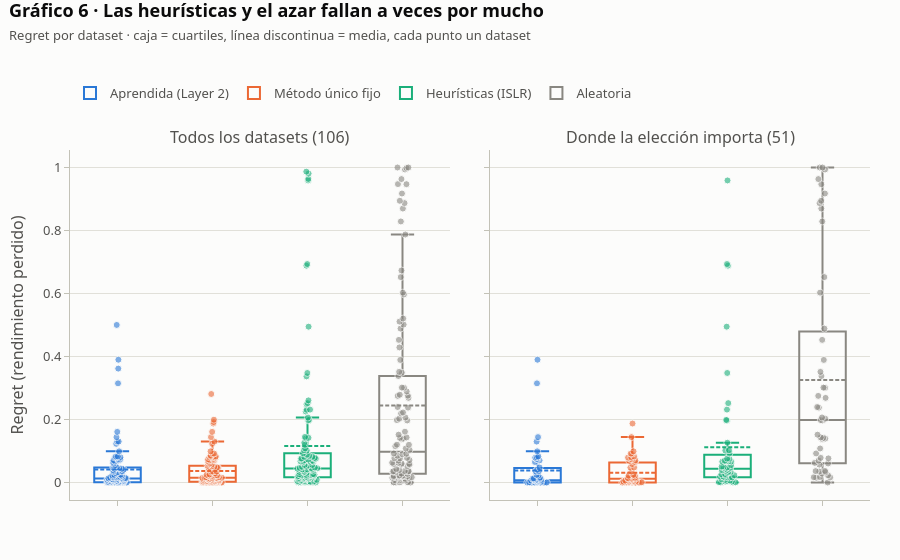

Source (notebook cell):
### Markdown cell above
<a id="grafico-6"></a>

La media del regret no distingue entre fallar un poco muchas veces y fallar mucho unas pocas.
En el Gráfico 6 cada punto es un dataset y la caja resume su distribución, de modo que se ve si
una estrategia comete errores graves, que aparecen como puntos altos, o solo pequeños. Las
heurísticas y el azar llegan a perder casi toda la puntuación en algunos datasets. También se ve
que el peor fallo de la estrategia aprendida es mayor que el de la fija, 0,50 frente a 0,28
sobre los 106 datasets y 0,39 frente a 0,19 sobre los 51, lo que
explica que su regret medio sea algo más alto pese a acertar con la misma frecuencia.

### Code cell
fig = make_subplots(rows=1, cols=2, shared_yaxes=True, horizontal_spacing=0.05,
                    subplot_titles=["Todos los datasets (106)", "Donde la elección importa (51)"])
for j, frame in enumerate((OUT0, OUT0[OUT0.discriminating]), start=1):
    for estrategia in ORDEN_ESTRATEGIAS:
        sub = frame[frame.estrategia == estrategia]
        fig.add_box(
            x=[estrategia] * len(sub), y=sub.regret, name=estrategia,
            marker=dict(color=COLOR_ESTRATEGIA[estrategia], size=7, opacity=0.6,
                        line=dict(width=1, color=FONDO)),
            line=dict(color=COLOR_ESTRATEGIA[estrategia], width=2),
            fillcolor="rgba(0,0,0,0)", boxpoints="all", jitter=0.45, pointpos=0,
            boxmean=True, customdata=sub.dataset,
            hovertemplate="<b>%{customdata}</b><br>Regret: %{y:.3f}"
                          "<extra>" + estrategia + "</extra>",
            showlegend=(j == 1), legendgroup=estrategia, row=1, col=j)
fig.update_xaxes(showticklabels=False)
fig.update_yaxes(title_text="Regret (rendimiento perdido)", row=1, col=1)
estilo(fig, "Gráfico 6 · Las heurísticas y el azar fallan a veces por mucho",
       "Regret por dataset · caja = cuartiles, línea discontinua = media, cada punto un dataset",
       alto=560).show()

### Figure 1 — Plotly figure (JSON) as saved in the notebook; plotly's stock layout.template omitted (floating-point values rounded to 4 significant figures)
{"data": [{"boxmean": true, "boxpoints": "all", "customdata": ["210_cloud", "230_machine_cpu", "519_vinnie", "527_analcatdata_election2000", "542_pollution", "557_analcatdata_apnea1", "561_cpu", "591_fri_c1_100_10", "602_fri_c3_250_10", "611_fri_c3_100_5", "613_fri_c3_250_5", "634_fri_c2_100_10", "657_fri_c2_250_10", "678_visualizing_environmental", "690_visualizing_galaxy", "706_sleuth_case1202", "712_chscase_geyser1", "Moneyball", "PhishingWebsites", "QSAR_fish_toxicity", "abalone", "adult", "airfoil_self_noise", "analcatdata_aids", "appendicitis", "auction_verification", "bank-marketing", "banknote-authentication", "biomed", "blood-transfusion-service-center", "brazilian_houses", "breast-w", "breast_cancer", "calendarDOW", "california_housing", "car", "cars", "churn", "climate-model-simulation-crashes", "cmc", "collins", "concrete_compressive_strength", "congressional_voting_records", "connect-4", "cps88wages", "cpu_activity", "credit-approval", "credit-g", "cylinder-bands", "diamonds", "dresses-sales", "ecoli", "electricity", "energy_efficiency", "fifa", "first_principles_supernovae_zg", "forest_fires", "fps_benchmark", "geographical_origin_of_music", "grid_stability", "hayes_roth", "health_insurance", "jm1", "jungle_chess_2pcs_raw_endgame_complete", "kin8nm", "kings_county", "labor", "letter", "lymphography", "mfeat-factors", "miami_housing", "mux6", "naval_propulsion_plant", "new_thyroid", "nikuradse_1", "nikuradse_2", "nomao", "numerai28.6", "optdigits", "pendigits", "penguins", "physiochemical_protein", "postoperative_patient_data", "prnn_crabs", "pumadyn32nh", "qsar-biodeg", "red_wine", "saheart", "sarcos", "satimage", "schizo", "segment", "socmob", "solar_flare", "space_ga", "splice", "student_performance_por", "superconductivity", "tae", "vehicle", "video_transcoding", "wall-robot-navigation", "wave_energy", "white_wine", "wilt", "wine_recognition"], "fillcolor": "rgba(0,0,0,0)", "hovertemplate": "<b>%{customdata}</b><br>Regret: %{y:.3f}<extra>Aprendida (Layer 2)</extra>", "jitter": 0.45, "legendgroup": "Aprendida (Layer 2)", "line": {"color": "#2a78d6", "width": 2}, "marker": {"color": "#2a78d6", "line": {"color": "#fcfcfb", "width": 1}, "opacity": 0.6, "size": 7}, "name": "Aprendida (Layer 2)", "pointpos": 0, "showlegend": true, "type": "box", "x": ["Aprendida (Layer 2)", "Aprendida (Layer 2)", "Aprendida (Layer 2)", "Aprendida (Layer 2)", "Aprendida (Layer 2)", "Aprendida (Layer 2)", "Aprendida (Layer 2)", "Aprendida (Layer 2)", "Aprendida (Layer 2)", "Aprendida (Layer 2)", "Aprendida (Layer 2)", "Aprendida (Layer 2)", "Aprendida (Layer 2)", "Aprendida (Layer 2)", "Aprendida (Layer 2)", "Aprendida (Layer 2)", "Aprendida (Layer 2)", "Aprendida (Layer 2)", "Aprendida (Layer 2)", "Aprendida (Layer 2)", "Aprendida (Layer 2)", "Aprendida (Layer 2)", "Aprendida (Layer 2)", "Aprendida (Layer 2)", "Aprendida (Layer 2)", "Aprendida (Layer 2)", "Aprendida (Layer 2)", "Aprendida (Layer 2)", "Aprendida (Layer 2)", "Aprendida (Layer 2)", "Aprendida (Layer 2)", "Aprendida (Layer 2)", "Aprendida (Layer 2)", "Aprendida (Layer 2)", "Aprendida (Layer 2)", "Aprendida (Layer 2)", "Aprendida (Layer 2)", "Aprendida (Layer 2)", "Aprendida (Layer 2)", "Aprendida (Layer 2)", "Aprendida (Layer 2)", "Aprendida (Layer 2)", "Aprendida (Layer 2)", "Aprendida (Layer 2)", "Aprendida (Layer 2)", "Aprendida (Layer 2)", "Aprendida (Layer 2)", "Aprendida (Layer 2)", "Aprendida (Layer 2)", "Aprendida (Layer 2)", "Aprendida (Layer 2)", "Aprendida (Layer 2)", "Aprendida (Layer 2)", "Aprendida (Layer 2)", "Aprendida (Layer 2)", "Aprendida (Layer 2)", "Aprendida (Layer 2)", "Aprendida (Layer 2)", "Aprendida (Layer 2)", "Aprendida (Layer 2)", "Aprendida (Layer 2)", "Aprendida (Layer 2)", "Aprendida (Layer 2)", "Aprendida (Layer 2)", "Aprendida (Layer 2)", "Aprendida (Layer 2)", "Aprendida (Layer 2)", "Aprendida (Layer 2)", "Aprendida (Layer 2)", "Aprendida (Layer 2)", "Aprendida (Layer 2)", "Aprendida (Layer 2)", "Aprendida (Layer 2)", "Aprendida (Layer 2)", "Aprendida (Layer 2)", "Aprendida (Layer 2)", "Aprendida (Layer 2)", "Aprendida (Layer 2)", "Aprendida (Layer 2)", "Aprendida (Layer 2)", "Aprendida (Layer 2)", "Aprendida (Layer 2)", "Aprendida (Layer 2)", "Aprendida (Layer 2)", "Aprendida (Layer 2)", "Aprendida (Layer 2)", "Aprendida (Layer 2)", "Aprendida (Layer 2)", "Aprendida (Layer 2)", "Aprendida (Layer 2)", "Aprendida (Layer 2)", "Aprendida (Layer 2)", "Aprendida (Layer 2)", "Aprendida (Layer 2)", "Aprendida (Layer 2)", "Aprendida (Layer 2)", "Aprendida (Layer 2)", "Aprendida (Layer 2)", "Aprendida (Layer 2)", "Aprendida (Layer 2)", "Aprendida (Layer 2)", "Aprendida (Layer 2)", "Aprendida (Layer 2)", "Aprendida (Layer 2)", "Aprendida (Layer 2)", "Aprendida (Layer 2)"], "xaxis": "x", "y": [0.08275, 0.0, 0.05341, 0.08039, 0.1607, 0.0, 0.06514, 0.0, 0.0, 0.1441, 0.07907, 0.0, 0.07393, 0.07092, 0.001052, 0.04404, 0.04802, 0.01821, 0.0006525, 0.01834, 0.03511, 0.02213, 0.0096, 0.08, 0.04559, 0.3148, 0.01167, 0.00557, 0.01704, 0.0, 0.5001, 0.0, 0.03613, 0.02308, 0.006288, 0.007051, 0.009121, 0.01355, 0.04708, 0.03308, 0.02451, 0.0, 0.009745, 0.0, 0.13, 0.002388, 0.0, 0.02952, 0.0, 0.002022, 0.0, 0.025, 0.0, 0.0004261, 0.0, 0.0, 0.01851, 0.06028, 0.0, 0.04766, 0.0, 0.08285, 0.04075, 0.006208, 0.1299, 0.0, 0.01607, 0.00298, 0.3615, 0.011, 0.0, 0.3897, 0.008487, 0.03905, 0.0, 0.01257, 0.0, 0.008861, 0.003026, 0.00237, 0.002128, 0.0, 0.03474, 0.075, 0.001171, 0.00369, 0.0, 0.05202, 0.01307, 0.009653, 0.01425, 0.004762, 0.01329, 0.1227, 0.0, 0.01627, 0.04384, 0.01576, 0.001347, 0.09897, 0.01275, 0.07076, 0.06664, 0.07025, 0.0, 0.004444], "yaxis": "y"}, {"boxmean": true, "boxpoints": "all", "customdata": ["210_cloud", "230_machine_cpu", "519_vinnie", "527_analcatdata_election2000", "542_pollution", "557_analcatdata_apnea1", "561_cpu", "591_fri_c1_100_10", "602_fri_c3_250_10", "611_fri_c3_100_5", "613_fri_c3_250_5", "634_fri_c2_100_10", "657_fri_c2_250_10", "678_visualizing_environmental", "690_visualizing_galaxy", "706_sleuth_case1202", "712_chscase_geyser1", "Moneyball", "PhishingWebsites", "QSAR_fish_toxicity", "abalone", "adult", "airfoil_self_noise", "analcatdata_aids", "appendicitis", "auction_verification", "bank-marketing", "banknote-authentication", "biomed", "blood-transfusion-service-center", "brazilian_houses", "breast-w", "breast_cancer", "calendarDOW", "california_housing", "car", "cars", "churn", "climate-model-simulation-crashes", "cmc", "collins", "concrete_compressive_strength", "congressional_voting_records", "connect-4", "cps88wages", "cpu_activity", "credit-approval", "credit-g", "cylinder-bands", "diamonds", "dresses-sales", "ecoli", "electricity", "energy_efficiency", "fifa", "first_principles_supernovae_zg", "forest_fires", "fps_benchmark", "geographical_origin_of_music", "grid_stability", "hayes_roth", "health_insurance", "jm1", "jungle_chess_2pcs_raw_endgame_complete", "kin8nm", "kings_county", "labor", "letter", "lymphography", "mfeat-factors", "miami_housing", "mux6", "naval_propulsion_plant", "new_thyroid", "nikuradse_1", "nikuradse_2", "nomao", "numerai28.6", "optdigits", "pendigits", "penguins", "physiochemical_protein", "postoperative_patient_data", "prnn_crabs", "pumadyn32nh", "qsar-biodeg", "red_wine", "saheart", "sarcos", "satimage", "schizo", "segment", "socmob", "solar_flare", "space_ga", "splice", "student_performance_por", "superconductivity", "tae", "vehicle", "video_transcoding", "wall-robot-navigation", "wave_energy", "white_wine", "wilt", "wine_recognition"], "fillcolor": "rgba(0,0,0,0)", "hovertemplate": "<b>%{customdata}</b><br>Regret: %{y:.3f}<extra>Método único fijo</extra>", "jitter": 0.45, "legendgroup": "Método único fijo", "line": {"color": "#eb6834", "width": 2}, "marker": {"color": "#eb6834", "line": {"color": "#fcfcfb", "width": 1}, "opacity": 0.6, "size": 7}, "name": "Método único fijo", "pointpos": 0, "showlegend": true, "type": "box", "x": ["Método único fijo", "Método único fijo", "Método único fijo", "Método único fijo", "Método único fijo", "Método único fijo", "Método único fijo", "Método único fijo", "Método único fijo", "Método único fijo", "Método único fijo", "Método único fijo", "Método único fijo", "Método único fijo", "Método único fijo", "Método único fijo", "Método único fijo", "Método único fijo", "Método único fijo", "Método único fijo", "Método único fijo", "Método único fijo", "Método único fijo", "Método único fijo", "Método único fijo", "Método único fijo", "Método único fijo", "Método único fijo", "Método único fijo", "Método único fijo", "Método único fijo", "Método único fijo", "Método único fijo", "Método único fijo", "Método único fijo", "Método único fijo", "Método único fijo", "Método único fijo", "Método único fijo", "Método único fijo", "Método único fijo", "Método único fijo", "Método único fijo", "Método único fijo", "Método único fijo", "Método único fijo", "Método único fijo", "Método único fijo", "Método único fijo", "Método único fijo", "Método único fijo", "Método único fijo", "Método único fijo", "Método único fijo", "Método único fijo", "Método único fijo", "Método único fijo", "Método único fijo", "Método único fijo", "Método único fijo", "Método único fijo", "Método único fijo", "Método único fijo", "Método único fijo", "Método único fijo", "Método único fijo", "Método único fijo", "Método único fijo", "Método único fijo", "Método único fijo", "Método único fijo", "Método único fijo", "Método único fijo", "Método único fijo", "Método único fijo", "Método único fijo", "Método único fijo", "Método único fijo", "Método único fijo", "Método único fijo", "Método único fijo", "Método único fijo", "Método único fijo", "Método único fijo", "Método único fijo", "Método único fijo", "Método único fijo", "Método único fijo", "Método único fijo", "Método único fijo", "Método único fijo", "Método único fijo", "Método único fijo", "Método único fijo", "Método único fijo", "Método único fijo", "Método único fijo", "Método único fijo", "Método único fijo", "Método único fijo", "Método único fijo", "Método único fijo", "Método único fijo", "Método único fijo", "Método único fijo", "Método único fijo"], "xaxis": "x", "y": [0.08275, 0.0, 0.05341, 0.08039, 0.1607, 0.0, 0.06514, 0.0, 0.0, 0.1441, 0.07907, 0.0, 0.07393, 0.07092, 0.001052, 0.04404, 0.04802, 0.01821, 0.0006525, 0.006935, 0.03511, 0.02213, 0.0, 0.08, 0.05735, 0.0, 0.04252, 0.00557, 0.01704, 0.05863, 0.03392, 0.0, 0.04733, 0.02308, 0.006288, 0.09193, 0.009121, 0.01683, 0.281, 0.02881, 0.02451, 0.01449, 0.009745, 0.09104, 0.13, 0.002388, 0.0, 0.04714, 0.0, 0.0009999, 0.0, 0.02069, 0.0, 0.0, 0.0153, 0.0, 0.01851, 0.06028, 0.0, 0.04766, 0.0, 0.08285, 0.02185, 0.06869, 0.1872, 0.01164, 0.01607, 0.00298, 0.1994, 0.011, 0.006497, 0.01538, 0.003582, 0.02286, 0.0, 0.01257, 0.003233, 0.008861, 0.003026, 0.00237, 0.002128, 0.0, 0.03474, 0.075, 0.001171, 0.02596, 0.0, 0.05202, 0.0125, 0.009653, 0.08585, 0.004762, 0.01329, 0.1227, 0.04972, 0.003173, 0.0132, 0.0, 0.001347, 0.09897, 0.01275, 0.006355, 0.192, 0.0, 0.07057, 0.004444], "yaxis": "y"}, {"boxmean": true, "boxpoints": "all", "customdata": ["210_cloud", "230_machine_cpu", "519_vinnie", "527_analcatdata_election2000", "542_pollution", "557_analcatdata_apnea1", "561_cpu", "591_fri_c1_100_10", "602_fri_c3_250_10", "611_fri_c3_100_5", "613_fri_c3_250_5", "634_fri_c2_100_10", "657_fri_c2_250_10", "678_visualizing_environmental", "690_visualizing_galaxy", "706_sleuth_case1202", "712_chscase_geyser1", "Moneyball", "PhishingWebsites", "QSAR_fish_toxicity", "abalone", "adult", "airfoil_self_noise", "analcatdata_aids", "appendicitis", "auction_verification", "bank-marketing", "banknote-authentication", "biomed", "blood-transfusion-service-center", "brazilian_houses", "breast-w", "breast_cancer", "calendarDOW", "california_housing", "car", "cars", "churn", "climate-model-simulation-crashes", "cmc", "collins", "concrete_compressive_strength", "congressional_voting_records", "connect-4", "cps88wages", "cpu_activity", "credit-approval", "credit-g", "cylinder-bands", "diamonds", "dresses-sales", "ecoli", "electricity", "energy_efficiency", "fifa", "first_principles_supernovae_zg", "forest_fires", "fps_benchmark", "geographical_origin_of_music", "grid_stability", "hayes_roth", "health_insurance", "jm1", "jungle_chess_2pcs_raw_endgame_complete", "kin8nm", "kings_county", "labor", "letter", "lymphography", "mfeat-factors", "miami_housing", "mux6", "naval_propulsion_plant", "new_thyroid", "nikuradse_1", "nikuradse_2", "nomao", "numerai28.6", "optdigits", "pendigits", "penguins", "physiochemical_protein", "postoperative_patient_data", "prnn_crabs", "pumadyn32nh", "qsar-biodeg", "red_wine", "saheart", "sarcos", "satimage", "schizo", "segment", "socmob", "solar_flare", "space_ga", "splice", "student_performance_por", "superconductivity", "tae", "vehicle", "video_transcoding", "wall-robot-navigation", "wave_energy", "white_wine", "wilt", "wine_recognition"], "fillcolor": "rgba(0,0,0,0)", "hovertemplate": "<b>%{customdata}</b><br>Regret: %{y:.3f}<extra>Heurísticas (ISLR)</extra>", "jitter": 0.45, "legendgroup": "Heurísticas (ISLR)", "line": {"color": "#1baf7a", "width": 2}, "marker": {"color": "#1baf7a", "line": {"color": "#fcfcfb", "width": 1}, "opacity": 0.6, "size": 7}, "name": "Heurísticas (ISLR)", "pointpos": 0, "showlegend": true, "type": "box", "x": ["Heurísticas (ISLR)", "Heurísticas (ISLR)", "Heurísticas (ISLR)", "Heurísticas (ISLR)", "Heurísticas (ISLR)", "Heurísticas (ISLR)", "Heurísticas (ISLR)", "Heurísticas (ISLR)", "Heurísticas (ISLR)", "Heurísticas (ISLR)", "Heurísticas (ISLR)", "Heurísticas (ISLR)", "Heurísticas (ISLR)", "Heurísticas (ISLR)", "Heurísticas (ISLR)", "Heurísticas (ISLR)", "Heurísticas (ISLR)", "Heurísticas (ISLR)", "Heurísticas (ISLR)", "Heurísticas (ISLR)", "Heurísticas (ISLR)", "Heurísticas (ISLR)", "Heurísticas (ISLR)", "Heurísticas (ISLR)", "Heurísticas (ISLR)", "Heurísticas (ISLR)", "Heurísticas (ISLR)", "Heurísticas (ISLR)", "Heurísticas (ISLR)", "Heurísticas (ISLR)", "Heurísticas (ISLR)", "Heurísticas (ISLR)", "Heurísticas (ISLR)", "Heurísticas (ISLR)", "Heurísticas (ISLR)", "Heurísticas (ISLR)", "Heurísticas (ISLR)", "Heurísticas (ISLR)", "Heurísticas (ISLR)", "Heurísticas (ISLR)", "Heurísticas (ISLR)", "Heurísticas (ISLR)", "Heurísticas (ISLR)", "Heurísticas (ISLR)", "Heurísticas (ISLR)", "Heurísticas (ISLR)", "Heurísticas (ISLR)", "Heurísticas (ISLR)", "Heurísticas (ISLR)", "Heurísticas (ISLR)", "Heurísticas (ISLR)", "Heurísticas (ISLR)", "Heurísticas (ISLR)", "Heurísticas (ISLR)", "Heurísticas (ISLR)", "Heurísticas (ISLR)", "Heurísticas (ISLR)", "Heurísticas (ISLR)", "Heurísticas (ISLR)", "Heurísticas (ISLR)", "Heurísticas (ISLR)", "Heurísticas (ISLR)", "Heurísticas (ISLR)", "Heurísticas (ISLR)", "Heurísticas (ISLR)", "Heurísticas (ISLR)", "Heurísticas (ISLR)", "Heurísticas (ISLR)", "Heurísticas (ISLR)", "Heurísticas (ISLR)", "Heurísticas (ISLR)", "Heurísticas (ISLR)", "Heurísticas (ISLR)", "Heurísticas (ISLR)", "Heurísticas (ISLR)", "Heurísticas (ISLR)", "Heurísticas (ISLR)", "Heurísticas (ISLR)", "Heurísticas (ISLR)", "Heurísticas (ISLR)", "Heurísticas (ISLR)", "Heurísticas (ISLR)", "Heurísticas (ISLR)", "Heurísticas (ISLR)", "Heurísticas (ISLR)", "Heurísticas (ISLR)", "Heurísticas (ISLR)", "Heurísticas (ISLR)", "Heurísticas (ISLR)", "Heurísticas (ISLR)", "Heurísticas (ISLR)", "Heurísticas (ISLR)", "Heurísticas (ISLR)", "Heurísticas (ISLR)", "Heurísticas (ISLR)", "Heurísticas (ISLR)", "Heurísticas (ISLR)", "Heurísticas (ISLR)", "Heurísticas (ISLR)", "Heurísticas (ISLR)", "Heurísticas (ISLR)", "Heurísticas (ISLR)", "Heurísticas (ISLR)", "Heurísticas (ISLR)", "Heurísticas (ISLR)", "Heurísticas (ISLR)"], "xaxis": "x", "y": [0.2487, 0.06672, 0.07629, 0.02332, 0.02513, 0.06772, 0.04993, 0.3369, 0.6883, 0.4947, 0.252, 0.3477, 0.6936, 0.2607, 0.02284, 0.2254, 0.2062, 0.02428, 0.002948, 0.04092, 0.07581, 0.03356, 0.008498, 0.14, 0.05588, 0.0001547, 0.04144, 0.0108, 0.0557, 0.06606, 0.08173, 0.01966, 0.1014, 0.08145, 0.02624, 0.04401, 0.01354, 0.01149, 0.1446, 0.04144, 0.197, 0.02318, 0.006493, 0.0693, 0.1418, 0.004449, 0.01257, 0.04595, 0.071, 0.003113, 0.004598, 0.1085, 0.00127, 0.0001408, 0.03446, 0.0003121, 0.01851, 0.06374, 0.0926, 0.06733, 0.0004274, 0.1263, 0.03739, 0.05527, 0.2314, 0.01903, 0.07857, 0.03961, 0.0, 0.981, 0.01591, 0.03077, 0.004955, 0.02349, 0.0006448, 0.02673, 0.9589, 0.01293, 0.9868, 0.01422, 0.02056, 0.04061, 0.08833, 0.075, 0.03382, 0.04518, 0.04774, 0.07281, 0.01852, 0.02373, 0.04323, 0.01602, 0.001128, 0.1196, 0.07527, 0.9639, 0.08469, 0.1987, 0.01165, 0.1025, 0.01642, 0.002344, 0.231, 0.05064, 0.0466, 0.009524], "yaxis": "y"}, {"boxmean": true, "boxpoints": "all", "customdata": ["210_cloud", "230_machine_cpu", "519_vinnie", "527_analcatdata_election2000", "542_pollution", "557_analcatdata_apnea1", "561_cpu", "591_fri_c1_100_10", "602_fri_c3_250_10", "611_fri_c3_100_5", "613_fri_c3_250_5", "634_fri_c2_100_10", "657_fri_c2_250_10", "678_visualizing_environmental", "690_visualizing_galaxy", "706_sleuth_case1202", "712_chscase_geyser1", "Moneyball", "PhishingWebsites", "QSAR_fish_toxicity", "abalone", "adult", "airfoil_self_noise", "analcatdata_aids", "appendicitis", "auction_verification", "bank-marketing", "banknote-authentication", "biomed", "blood-transfusion-service-center", "brazilian_houses", "breast-w", "breast_cancer", "calendarDOW", "california_housing", "car", "cars", "churn", "climate-model-simulation-crashes", "cmc", "collins", "concrete_compressive_strength", "congressional_voting_records", "connect-4", "cps88wages", "cpu_activity", "credit-approval", "credit-g", "cylinder-bands", "diamonds", "dresses-sales", "ecoli", "electricity", "energy_efficiency", "fifa", "first_principles_supernovae_zg", "forest_fires", "fps_benchmark", "geographical_origin_of_music", "grid_stability", "hayes_roth", "health_insurance", "jm1", "jungle_chess_2pcs_raw_endgame_complete", "kin8nm", "kings_county", "labor", "letter", "lymphography", "mfeat-factors", "miami_housing", "mux6", "naval_propulsion_plant", "new_thyroid", "nikuradse_1", "nikuradse_2", "nomao", "numerai28.6", "optdigits", "pendigits", "penguins", "physiochemical_protein", "postoperative_patient_data", "prnn_crabs", "pumadyn32nh", "qsar-biodeg", "red_wine", "saheart", "sarcos", "satimage", "schizo", "segment", "socmob", "solar_flare", "space_ga", "splice", "student_performance_por", "superconductivity", "tae", "vehicle", "video_transcoding", "wall-robot-navigation", "wave_energy", "white_wine", "wilt", "wine_recognition"], "fillcolor": "rgba(0,0,0,0)", "hovertemplate": "<b>%{customdata}</b><br>Regret: %{y:.3f}<extra>Aleatoria</extra>", "jitter": 0.45, "legendgroup": "Aleatoria", "line": {"color": "#898781", "width": 2}, "marker": {"color": "#898781", "line": {"color": "#fcfcfb", "width": 1}, "opacity": 0.6, "size": 7}, "name": "Aleatoria", "pointpos": 0, "showlegend": true, "type": "box", "x": ["Aleatoria", "Aleatoria", "Aleatoria", "Aleatoria", "Aleatoria", "Aleatoria", "Aleatoria", "Aleatoria", "Aleatoria", "Aleatoria", "Aleatoria", "Aleatoria", "Aleatoria", "Aleatoria", "Aleatoria", "Aleatoria", "Aleatoria", "Aleatoria", "Aleatoria", "Aleatoria", "Aleatoria", "Aleatoria", "Aleatoria", "Aleatoria", "Aleatoria", "Aleatoria", "Aleatoria", "Aleatoria", "Aleatoria", "Aleatoria", "Aleatoria", "Aleatoria", "Aleatoria", "Aleatoria", "Aleatoria", "Aleatoria", "Aleatoria", "Aleatoria", "Aleatoria", "Aleatoria", "Aleatoria", "Aleatoria", "Aleatoria", "Aleatoria", "Aleatoria", "Aleatoria", "Aleatoria", "Aleatoria", "Aleatoria", "Aleatoria", "Aleatoria", "Aleatoria", "Aleatoria", "Aleatoria", "Aleatoria", "Aleatoria", "Aleatoria", "Aleatoria", "Aleatoria", "Aleatoria", "Aleatoria", "Aleatoria", "Aleatoria", "Aleatoria", "Aleatoria", "Aleatoria", "Aleatoria", "Aleatoria", "Aleatoria", "Aleatoria", "Aleatoria", "Aleatoria", "Aleatoria", "Aleatoria", "Aleatoria", "Aleatoria", "Aleatoria", "Aleatoria", "Aleatoria", "Aleatoria", "Aleatoria", "Aleatoria", "Aleatoria", "Aleatoria", "Aleatoria", "Aleatoria", "Aleatoria", "Aleatoria", "Aleatoria", "Aleatoria", "Aleatoria", "Aleatoria", "Aleatoria", "Aleatoria", "Aleatoria", "Aleatoria", "Aleatoria", "Aleatoria", "Aleatoria", "Aleatoria", "Aleatoria", "Aleatoria", "Aleatoria", "Aleatoria", "Aleatoria", "Aleatoria"], "xaxis": "x", "y": [0.1613, 0.8697, 0.02205, 1.0, 0.5108, 0.8943, 0.9633, 0.2193, 0.4886, 0.1394, 0.07654, 0.1981, 0.4527, 0.08535, 0.5013, 0.597, 0.02777, 0.2785, 0.03489, 0.0, 0.02818, 0.03279, 0.2376, 0.12, 0.03971, 0.9937, 0.06289, 0.01756, 0.0588, 0.108, 0.6731, 0.00708, 0.03659, 0.0774, 0.8287, 0.2396, 0.9474, 0.2758, 0.035, 0.03563, 0.338, 0.2686, 0.01681, 0.1431, 0.05695, 0.2224, 0.01199, 0.01952, 0.1153, 0.6521, 0.01938, 0.01942, 0.1376, 0.07128, 0.7873, 0.06234, 0.01851, 0.4288, 0.2066, 0.947, 0.2891, 0.03618, 0.07824, 0.3005, 0.0, 0.8869, 0.1036, 0.1969, 0.05206, 0.0005, 0.9174, 0.3891, 1.0, 0.05905, 0.2025, 0.01623, 0.0229, 0.001215, 0.01475, 0.04299, 0.0003663, 0.2749, 0.007692, 0.015, 0.6027, 0.007174, 0.09231, 0.0208, 0.06042, 0.09138, 0.01259, 0.0697, 0.5206, 0.1197, 0.02107, 0.02098, 0.0, 0.1519, 0.0897, 0.05684, 0.3512, 0.3485, 0.9985, 0.1417, 0.3012, 0.007407], "yaxis": "y"}, {"boxmean": true, "boxpoints": "all", "customdata": ["230_machine_cpu", "527_analcatdata_election2000", "557_analcatdata_apnea1", "561_cpu", "602_fri_c3_250_10", "611_fri_c3_100_5", "613_fri_c3_250_5", "634_fri_c2_100_10", "657_fri_c2_250_10", "PhishingWebsites", "abalone", "adult", "airfoil_self_noise", "auction_verification", "banknote-authentication", "blood-transfusion-service-center", "breast_cancer", "california_housing", "car", "collins", "concrete_compressive_strength", "congressional_voting_records", "connect-4", "diamonds", "electricity", "first_principles_supernovae_zg", "geographical_origin_of_music", "grid_stability", "health_insurance", "jm1", "jungle_chess_2pcs_raw_endgame_complete", "kin8nm", "kings_county", "letter", "miami_housing", "mux6", "naval_propulsion_plant", "nikuradse_1", "nikuradse_2", "nomao", "physiochemical_protein", "prnn_crabs", "pumadyn32nh", "red_wine", "sarcos", "segment", "superconductivity", "vehicle", "video_transcoding", "white_wine", "wilt"], "fillcolor": "rgba(0,0,0,0)", "hovertemplate": "<b>%{customdata}</b><br>Regret: %{y:.3f}<extra>Aprendida (Layer 2)</extra>", "jitter": 0.45, "legendgroup": "Aprendida (Layer 2)", "line": {"color": "#2a78d6", "width": 2}, "marker": {"color": "#2a78d6", "line": {"color": "#fcfcfb", "width": 1}, "opacity": 0.6, "size": 7}, "name": "Aprendida (Layer 2)", "pointpos": 0, "showlegend": false, "type": "box", "x": ["Aprendida (Layer 2)", "Aprendida (Layer 2)", "Aprendida (Layer 2)", "Aprendida (Layer 2)", "Aprendida (Layer 2)", "Aprendida (Layer 2)", "Aprendida (Layer 2)", "Aprendida (Layer 2)", "Aprendida (Layer 2)", "Aprendida (Layer 2)", "Aprendida (Layer 2)", "Aprendida (Layer 2)", "Aprendida (Layer 2)", "Aprendida (Layer 2)", "Aprendida (Layer 2)", "Aprendida (Layer 2)", "Aprendida (Layer 2)", "Aprendida (Layer 2)", "Aprendida (Layer 2)", "Aprendida (Layer 2)", "Aprendida (Layer 2)", "Aprendida (Layer 2)", "Aprendida (Layer 2)", "Aprendida (Layer 2)", "Aprendida (Layer 2)", "Aprendida (Layer 2)", "Aprendida (Layer 2)", "Aprendida (Layer 2)", "Aprendida (Layer 2)", "Aprendida (Layer 2)", "Aprendida (Layer 2)", "Aprendida (Layer 2)", "Aprendida (Layer 2)", "Aprendida (Layer 2)", "Aprendida (Layer 2)", "Aprendida (Layer 2)", "Aprendida (Layer 2)", "Aprendida (Layer 2)", "Aprendida (Layer 2)", "Aprendida (Layer 2)", "Aprendida (Layer 2)", "Aprendida (Layer 2)", "Aprendida (Layer 2)", "Aprendida (Layer 2)", "Aprendida (Layer 2)", "Aprendida (Layer 2)", "Aprendida (Layer 2)", "Aprendida (Layer 2)", "Aprendida (Layer 2)", "Aprendida (Layer 2)", "Aprendida (Layer 2)"], "xaxis": "x2", "y": [0.0, 0.08039, 0.0, 0.06514, 0.0, 0.1441, 0.07907, 0.0, 0.07393, 0.0006525, 0.03511, 0.02213, 0.0096, 0.3148, 0.00557, 0.0, 0.03613, 0.006288, 0.007051, 0.02451, 0.0, 0.009745, 0.0, 0.002022, 0.0, 0.0, 0.0, 0.04766, 0.08285, 0.04075, 0.006208, 0.1299, 0.0, 0.00298, 0.0, 0.3897, 0.008487, 0.0, 0.01257, 0.0, 0.0, 0.075, 0.001171, 0.0, 0.01307, 0.004762, 0.01576, 0.09897, 0.01275, 0.07025, 0.0], "yaxis": "y2"}, {"boxmean": true, "boxpoints": "all", "customdata": ["230_machine_cpu", "527_analcatdata_election2000", "557_analcatdata_apnea1", "561_cpu", "602_fri_c3_250_10", "611_fri_c3_100_5", "613_fri_c3_250_5", "634_fri_c2_100_10", "657_fri_c2_250_10", "PhishingWebsites", "abalone", "adult", "airfoil_self_noise", "auction_verification", "banknote-authentication", "blood-transfusion-service-center", "breast_cancer", "california_housing", "car", "collins", "concrete_compressive_strength", "congressional_voting_records", "connect-4", "diamonds", "electricity", "first_principles_supernovae_zg", "geographical_origin_of_music", "grid_stability", "health_insurance", "jm1", "jungle_chess_2pcs_raw_endgame_complete", "kin8nm", "kings_county", "letter", "miami_housing", "mux6", "naval_propulsion_plant", "nikuradse_1", "nikuradse_2", "nomao", "physiochemical_protein", "prnn_crabs", "pumadyn32nh", "red_wine", "sarcos", "segment", "superconductivity", "vehicle", "video_transcoding", "white_wine", "wilt"], "fillcolor": "rgba(0,0,0,0)", "hovertemplate": "<b>%{customdata}</b><br>Regret: %{y:.3f}<extra>Método único fijo</extra>", "jitter": 0.45, "legendgroup": "Método único fijo", "line": {"color": "#eb6834", "width": 2}, "marker": {"color": "#eb6834", "line": {"color": "#fcfcfb", "width": 1}, "opacity": 0.6, "size": 7}, "name": "Método único fijo", "pointpos": 0, "showlegend": false, "type": "box", "x": ["Método único fijo", "Método único fijo", "Método único fijo", "Método único fijo", "Método único fijo", "Método único fijo", "Método único fijo", "Método único fijo", "Método único fijo", "Método único fijo", "Método único fijo", "Método único fijo", "Método único fijo", "Método único fijo", "Método único fijo", "Método único fijo", "Método único fijo", "Método único fijo", "Método único fijo", "Método único fijo", "Método único fijo", "Método único fijo", "Método único fijo", "Método único fijo", "Método único fijo", "Método único fijo", "Método único fijo", "Método único fijo", "Método único fijo", "Método único fijo", "Método único fijo", "Método único fijo", "Método único fijo", "Método único fijo", "Método único fijo", "Método único fijo", "Método único fijo", "Método único fijo", "Método único fijo", "Método único fijo", "Método único fijo", "Método único fijo", "Método único fijo", "Método único fijo", "Método único fijo", "Método único fijo", "Método único fijo", "Método único fijo", "Método único fijo", "Método único fijo", "Método único fijo"], "xaxis": "x2", "y": [0.0, 0.08039, 0.0, 0.06514, 0.0, 0.1441, 0.07907, 0.0, 0.07393, 0.0006525, 0.03511, 0.02213, 0.0, 0.0, 0.00557, 0.05863, 0.04733, 0.006288, 0.09193, 0.02451, 0.01449, 0.009745, 0.09104, 0.0009999, 0.0, 0.0, 0.0, 0.04766, 0.08285, 0.02185, 0.06869, 0.1872, 0.01164, 0.00298, 0.006497, 0.01538, 0.003582, 0.0, 0.01257, 0.003233, 0.0, 0.075, 0.001171, 0.0, 0.0125, 0.004762, 0.0, 0.09897, 0.01275, 0.0, 0.07057], "yaxis": "y2"}, {"boxmean": true, "boxpoints": "all", "customdata": ["230_machine_cpu", "527_analcatdata_election2000", "557_analcatdata_apnea1", "561_cpu", "602_fri_c3_250_10", "611_fri_c3_100_5", "613_fri_c3_250_5", "634_fri_c2_100_10", "657_fri_c2_250_10", "PhishingWebsites", "abalone", "adult", "airfoil_self_noise", "auction_verification", "banknote-authentication", "blood-transfusion-service-center", "breast_cancer", "california_housing", "car", "collins", "concrete_compressive_strength", "congressional_voting_records", "connect-4", "diamonds", "electricity", "first_principles_supernovae_zg", "geographical_origin_of_music", "grid_stability", "health_insurance", "jm1", "jungle_chess_2pcs_raw_endgame_complete", "kin8nm", "kings_county", "letter", "miami_housing", "mux6", "naval_propulsion_plant", "nikuradse_1", "nikuradse_2", "nomao", "physiochemical_protein", "prnn_crabs", "pumadyn32nh", "red_wine", "sarcos", "segment", "superconductivity", "vehicle", "video_transcoding", "white_wine", "wilt"], "fillcolor": "rgba(0,0,0,0)", "hovertemplate": "<b>%{customdata}</b><br>Regret: %{y:.3f}<extra>Heurísticas (ISLR)</extra>", "jitter": 0.45, "legendgroup": "Heurísticas (ISLR)", "line": {"color": "#1baf7a", "width": 2}, "marker": {"color": "#1baf7a", "line": {"color": "#fcfcfb", "width": 1}, "opacity": 0.6, "size": 7}, "name": "Heurísticas (ISLR)", "pointpos": 0, "showlegend": false, "type": "box", "x": ["Heurísticas (ISLR)", "Heurísticas (ISLR)", "Heurísticas (ISLR)", "Heurísticas (ISLR)", "Heurísticas (ISLR)", "Heurísticas (ISLR)", "Heurísticas (ISLR)", "Heurísticas (ISLR)", "Heurísticas (ISLR)", "Heurísticas (ISLR)", "Heurísticas (ISLR)", "Heurísticas (ISLR)", "Heurísticas (ISLR)", "Heurísticas (ISLR)", "Heurísticas (ISLR)", "Heurísticas (ISLR)", "Heurísticas (ISLR)", "Heurísticas (ISLR)", "Heurísticas (ISLR)", "Heurísticas (ISLR)", "Heurísticas (ISLR)", "Heurísticas (ISLR)", "Heurísticas (ISLR)", "Heurísticas (ISLR)", "Heurísticas (ISLR)", "Heurísticas (ISLR)", "Heurísticas (ISLR)", "Heurísticas (ISLR)", "Heurísticas (ISLR)", "Heurísticas (ISLR)", "Heurísticas (ISLR)", "Heurísticas (ISLR)", "Heurísticas (ISLR)", "Heurísticas (ISLR)", "Heurísticas (ISLR)", "Heurísticas (ISLR)", "Heurísticas (ISLR)", "Heurísticas (ISLR)", "Heurísticas (ISLR)", "Heurísticas (ISLR)", "Heurísticas (ISLR)", "Heurísticas (ISLR)", "Heurísticas (ISLR)", "Heurísticas (ISLR)", "Heurísticas (ISLR)", "Heurísticas (ISLR)", "Heurísticas (ISLR)", "Heurísticas (ISLR)", "Heurísticas (ISLR)", "Heurísticas (ISLR)", "Heurísticas (ISLR)"], "xaxis": "x2", "y": [0.06672, 0.02332, 0.06772, 0.04993, 0.6883, 0.4947, 0.252, 0.3477, 0.6936, 0.002948, 0.07581, 0.03356, 0.008498, 0.0001547, 0.0108, 0.06606, 0.1014, 0.02624, 0.04401, 0.197, 0.02318, 0.006493, 0.0693, 0.003113, 0.00127, 0.0003121, 0.0926, 0.06733, 0.1263, 0.03739, 0.05527, 0.2314, 0.01903, 0.03961, 0.01591, 0.03077, 0.004955, 0.0006448, 0.02673, 0.9589, 0.04061, 0.075, 0.03382, 0.04774, 0.01852, 0.01602, 0.1987, 0.1025, 0.01642, 0.05064, 0.0466], "yaxis": "y2"}, {"boxmean": true, "boxpoints": "all", "customdata": ["230_machine_cpu", "527_analcatdata_election2000", "557_analcatdata_apnea1", "561_cpu", "602_fri_c3_250_10", "611_fri_c3_100_5", "613_fri_c3_250_5", "634_fri_c2_100_10", "657_fri_c2_250_10", "PhishingWebsites", "abalone", "adult", "airfoil_self_noise", "auction_verification", "banknote-authentication", "blood-transfusion-service-center", "breast_cancer", "california_housing", "car", "collins", "concrete_compressive_strength", "congressional_voting_records", "connect-4", "diamonds", "electricity", "first_principles_supernovae_zg", "geographical_origin_of_music", "grid_stability", "health_insurance", "jm1", "jungle_chess_2pcs_raw_endgame_complete", "kin8nm", "kings_county", "letter", "miami_housing", "mux6", "naval_propulsion_plant", "nikuradse_1", "nikuradse_2", "nomao", "physiochemical_protein", "prnn_crabs", "pumadyn32nh", "red_wine", "sarcos", "segment", "superconductivity", "vehicle", "video_transcoding", "white_wine", "wilt"], "fillcolor": "rgba(0,0,0,0)", "hovertemplate": "<b>%{customdata}</b><br>Regret: %{y:.3f}<extra>Aleatoria</extra>", "jitter": 0.45, "legendgroup": "Aleatoria", "line": {"color": "#898781", "width": 2}, "marker": {"color": "#898781", "line": {"color": "#fcfcfb", "width": 1}, "opacity": 0.6, "size": 7}, "name": "Aleatoria", "pointpos": 0, "showlegend": false, "type": "box", "x": ["Aleatoria", "Aleatoria", "Aleatoria", "Aleatoria", "Aleatoria", "Aleatoria", "Aleatoria", "Aleatoria", "Aleatoria", "Aleatoria", "Aleatoria", "Aleatoria", "Aleatoria", "Aleatoria", "Aleatoria", "Aleatoria", "Aleatoria", "Aleatoria", "Aleatoria", "Aleatoria", "Aleatoria", "Aleatoria", "Aleatoria", "Aleatoria", "Aleatoria", "Aleatoria", "Aleatoria", "Aleatoria", "Aleatoria", "Aleatoria", "Aleatoria", "Aleatoria", "Aleatoria", "Aleatoria", "Aleatoria", "Aleatoria", "Aleatoria", "Aleatoria", "Aleatoria", "Aleatoria", "Aleatoria", "Aleatoria", "Aleatoria", "Aleatoria", "Aleatoria", "Aleatoria", "Aleatoria", "Aleatoria", "Aleatoria", "Aleatoria", "Aleatoria"], "xaxis": "x2", "y": [0.8697, 1.0, 0.8943, 0.9633, 0.4886, 0.1394, 0.07654, 0.1981, 0.4527, 0.03489, 0.02818, 0.03279, 0.2376, 0.9937, 0.01756, 0.108, 0.03659, 0.8287, 0.2396, 0.338, 0.2686, 0.01681, 0.1431, 0.6521, 0.1376, 0.06234, 0.2066, 0.947, 0.03618, 0.07824, 0.3005, 0.0, 0.8869, 0.1969, 0.9174, 0.3891, 1.0, 0.2025, 0.01623, 0.0229, 0.2749, 0.015, 0.6027, 0.09231, 0.06042, 0.0697, 0.1519, 0.05684, 0.3512, 0.1417, 0.3012], "yaxis": "y2"}], "layout": {"annotations": [{"font": {"color": "#52514e", "size": 16}, "showarrow": false, "text": "Todos los datasets (106)", "x": 0.2375, "xanchor": "center", "xref": "paper", "y": 1, "yanchor": "bottom", "yref": "paper"}, {"font": {"color": "#52514e", "size": 16}, "showarrow": false, "text": "Donde la elección importa (51)", "x": 0.7625, "xanchor": "center", "xref": "paper", "y": 1, "yanchor": "bottom", "yref": "paper"}], "font": {"color": "#0b0b0b", "family": "system-ui, -apple-system, 'Segoe UI', sans-serif", "size": 13}, "height": 560, "hoverlabel": {"bgcolor": "white", "font": {"family": "system-ui, -apple-system, 'Segoe UI', sans-serif", "size": 13}}, "legend": {"font": {"color": "#52514e"}, "orientation": "h", "title": {}, "x": 0, "y": 1.12, "yanchor": "bottom"}, "margin": {"b": 60, "l": 70, "r": 30, "t": 150}, "paper_bgcolor": "#fcfcfb", "plot_bgcolor": "#fcfcfb", "title": {"text": "<b>Gráfico 6 · Las heurísticas y el azar fallan a veces por mucho</b><br><span style='font-size:13px;color:#52514e'>Regret por dataset · caja = cuartiles, línea discontinua = media, cada punto un dataset</span>", "x": 0.01, "xanchor": "left", "y": 0.97, "yanchor": "top"}, "xaxis": {"anchor": "y", "domain": [0, 0.475], "linecolor": "#c3c2b7", "showgrid": false, "showticklabels": false, "tickcolor": "#c3c2b7", "tickfont": {"color": "#52514e"}, "title": {"font": {"color": "#52514e"}}}, "xaxis2": {"anchor": "y2", "domain": [0.525, 1], "linecolor": "#c3c2b7", "showgrid": false, "showticklabels": false, "tickcolor": "#c3c2b7", "tickfont": {"color": "#52514e"}, "title": {"font": {"color": "#52514e"}}}, "yaxis": {"anchor": "x", "domain": [0, 1], "gridcolor": "#e1e0d9", "linecolor": "#c3c2b7", "showgrid": true, "tickcolor": "#c3c2b7", "tickfont": {"color": "#52514e"}, "title": {"font": {"color": "#52514e"}, "text": "Regret (rendimiento perdido)"}}, "yaxis2": {"anchor": "x2", "domain": [0, 1], "gridcolor": "#e1e0d9", "linecolor": "#c3c2b7", "matches": "y", "showgrid": true, "showticklabels": false, "tickcolor": "#c3c2b7", "tickfont": {"color": "#52514e"}, "title": {"font": {"color": "#52514e"}}}}}
